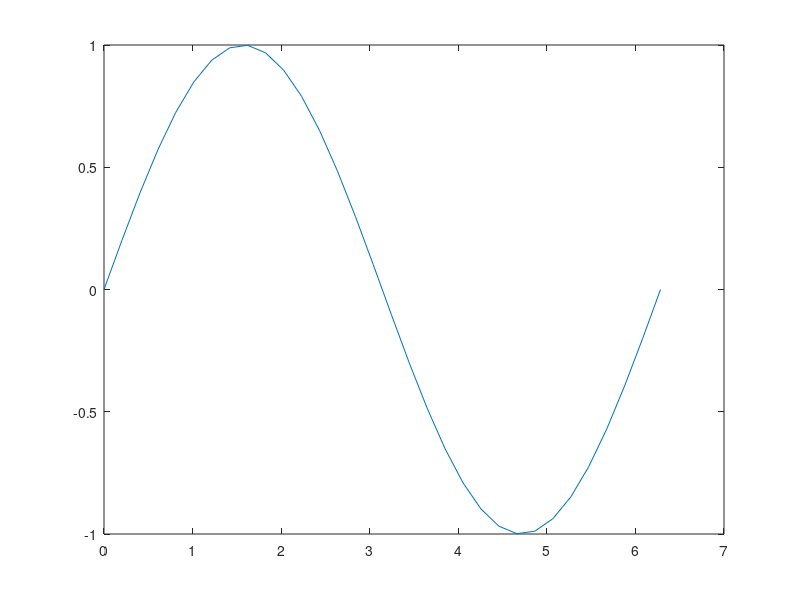

Source code (MATLAB): (Note: this script raises an error after producing the figure.)
% linspace + plot + show (OPENMATLAB_PLOT_INTERACTIVE=1 for a window)
x = linspace(0, 2*pi(), 32);
y = sin(x);
plot(x, y)
show()
